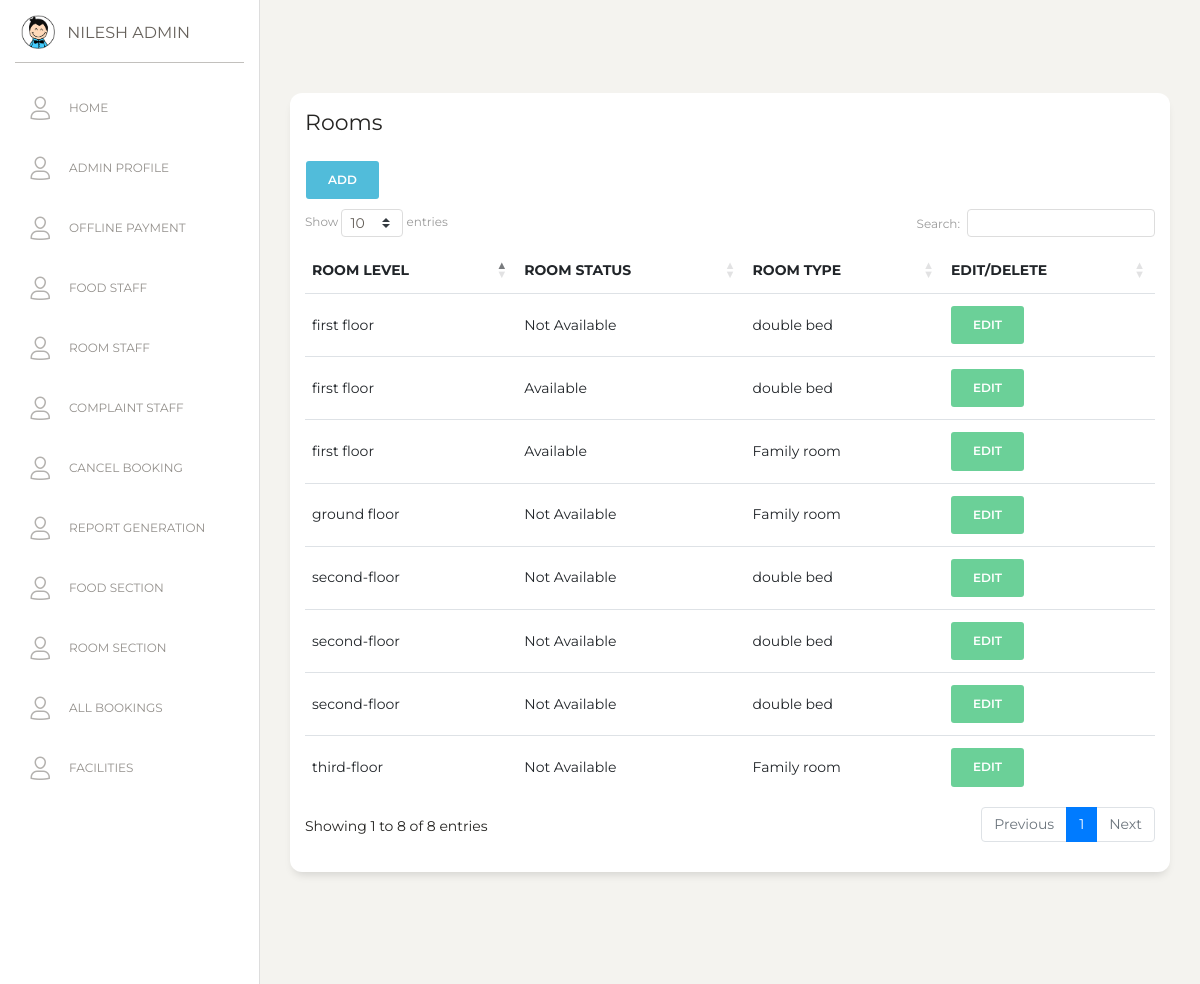
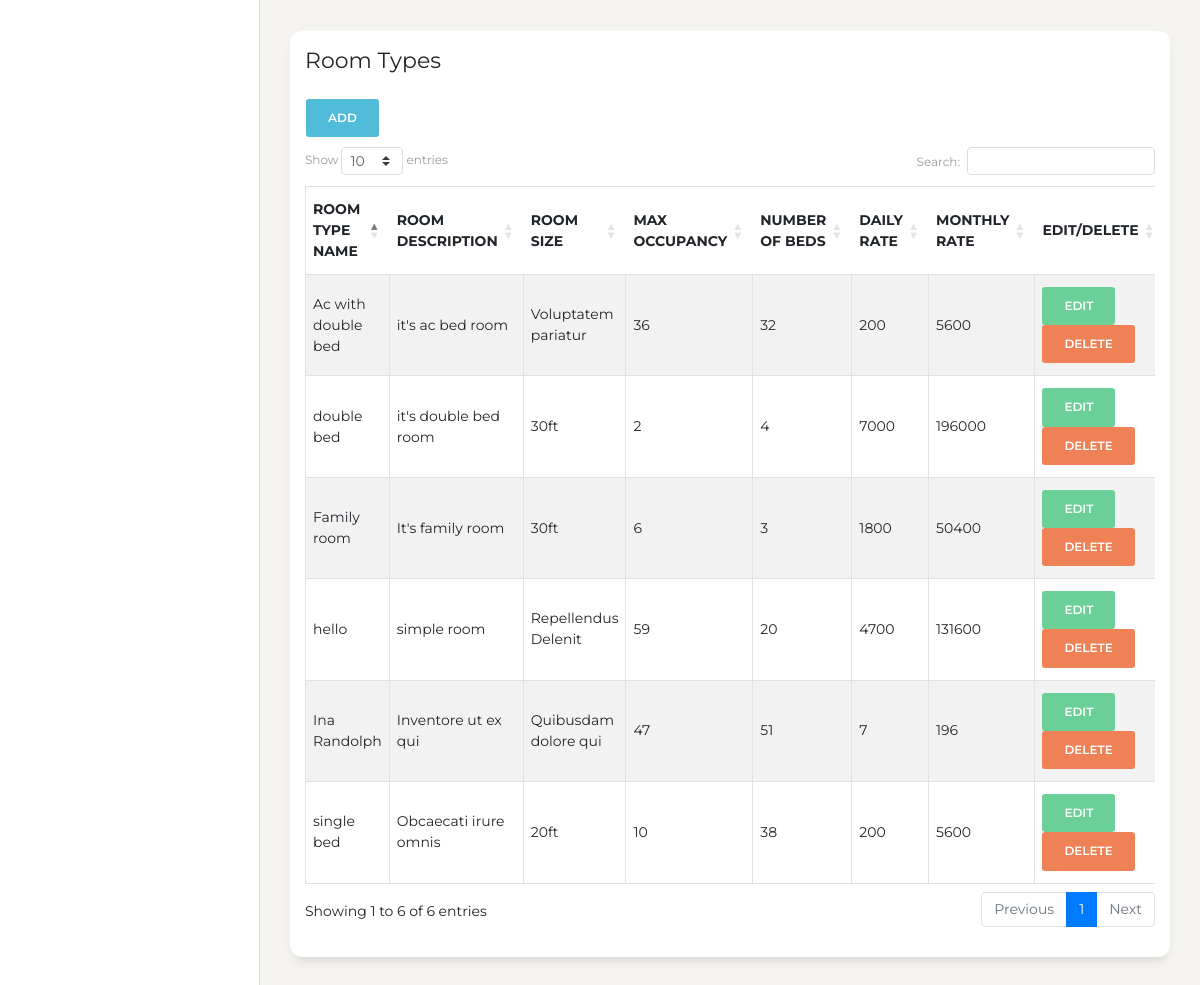
The page /staff/roomsection.php (signed in) on the database its author committed (2 pictures, top to bottom).
### tables this page shows
CREATE TABLE `staffs` (
  `s_id` bigint unsigned NOT NULL AUTO_INCREMENT,
  `s_f_name` varchar(255) DEFAULT NULL,
  `s_l_name` varchar(255) DEFAULT NULL,
  `s_e_mail` varchar(255) NOT NULL,
  `s_status` char(1) NOT NULL,
  `s_type_id` bigint unsigned NOT NULL,
  `s_password` varchar(255) NOT NULL,
  `s_created_at` timestamp NULL DEFAULT NULL,
  PRIMARY KEY (`s_id`),
  UNIQUE KEY `users_email_unique` (`s_e_mail`),
  KEY `s_type_id` (`s_type_id`),
  CONSTRAINT `staffs_ibfk_1` FOREIGN KEY (`s_type_id`) REFERENCES `staff_type` (`s_type_id`)
);

CREATE TABLE `rooms` (
  `ROOM_ID` int NOT NULL AUTO_INCREMENT,
  `ROOM_LEVEL` varchar(255) NOT NULL,
  `ROOM_STATUS` varchar(255) NOT NULL,
  `ROOM_TYPE_ID` int NOT NULL,
  PRIMARY KEY (`ROOM_ID`)
);

CREATE TABLE `room_type` (
  `room_type_id` int NOT NULL AUTO_INCREMENT,
  `room_size` varchar(255) NOT NULL,
  `no_of_beds` int NOT NULL,
  `max_occupancy` int NOT NULL,
  `daily_rate` bigint NOT NULL,
  `room_desc` varchar(255) NOT NULL,
  `r_type_name` varchar(255) NOT NULL,
  `monthly_rate` bigint NOT NULL,
  PRIMARY KEY (`room_type_id`),
  UNIQUE KEY `Room Type Name` (`r_type_name`)
);

### staff/roomsection.php (the view, shortened to what this page needs)
<?php
include '../connection.php';
?>
<!DOCTYPE html>
<html lang="en">
<head>
    <link href="https://maxcdn.bootstrapcdn.com/font-awesome/latest/css/font-awesome.min.css" rel="stylesheet">
    <link href="../assets/css/bootstrap.min.css" rel="stylesheet" />
    <link href="../assets/css/paper-dashboard.css?v=2.0.1" rel="stylesheet" />
    <link href="../assets/demo/demo.css" rel="stylesheet" />
    <link rel="stylesheet" href="https://cdn.datatables.net/1.10.23/css/dataTables.bootstrap4.min.css">
</head>
<body>
    <div class="wrapper ">
        <?php include_once '../partials/sidebar.php' ?>
        <div class="main-panel">
            <div class="content">
                <div class="row">
                    <div class="col-lg-12">
                        <div class="card">
                            <div class="card-body">
                                <h5 class="card-title">Rooms</h5>
                                <button type="button" class="btn btn-info room_add">Add</button>
                                <div class="table-responsive">
                                    <table class="table table-centered table-nowrap table-hover mb-0" id="futureStaff">
                                        <thead>
                                            <tr>
                                                <th>Room Level</th>
                                                <th>Room Status</th>
                                                <th>Room Type</th>
                                                <th>Edit/Delete</th>
                                            </tr>
                                        </thead>
                                        <tbody>
                                            <?php $sql = "SELECT * FROM rooms r inner join room_type rt on r.room_type_id=rt.room_type_id;";
                                            $result = mysqli_query($conn, $sql);
                                            while ($data = mysqli_fetch_assoc($result)) { ?>
                                                <tr>
                                                   <td><?php echo $data['ROOM_LEVEL'] ?></td>
                                                   <td><?php echo $data['ROOM_STATUS'] ?></td>
                                                   <td room_type="<?php echo $data['room_type_id'] ?>"><?php echo $data['r_type_name'] ?></td>
                                                    <td>
                                                        <form action="" method="post">
                                                            <input type="submit" class="btn btn-success room_edit" value="Edit">
                                                        </form>
                                                    </td>
                                                </tr>
                                            <?php } ?>
                                        </tbody>
                                    </table>
                                </div>
                            </div>
                        </div>
                    </div>
                </div>
            </div>
            <div class="content">
                <div class="row">
                    <div class="col-lg-12">
                        <div class="card">
                            <div class="card-body">
                                <h5 class="card-title">Room Types</h5>
                                <button type="button" class="btn btn-info room_type_add">Add</button>
                                <div class="table-responsive">
                                    <table id="currentStaff" class="table table-striped table-bordered" style="width:100%">
                                        <thead>
                                            <tr>
                                                <th>Room Type Name</th>
                                                <th>Room Description</th>
                                                <th>Room Size</th>
                                                <th>Max Occupancy</th>
                                                <th>Number Of Beds</th>
                                                <th>Daily Rate</th>
                                                <th>Monthly Rate</th>
                                                <th>Edit/Delete</th>
                                            </tr>
                                        </thead>
                                        <tbody>
                                            <?php
                                            $sql = "SELECT * FROM room_type;";
                                            $result = mysqli_query($conn, $sql);
                                            while ($data = mysqli_fetch_assoc($result)) { ?>
                                                <tr>
                                                    <td><?php echo $data['r_type_name'] ?></td>
                                                    <td><?php echo $data['room_desc'] ?></td>
                                                    <td><?php echo $data['room_size'] ?></td>
                                                    <td><?php echo $data['max_occupancy'] ?></td>
                                                    <td><?php echo $data['no_of_beds'] ?></td>
                                                    <td><?php echo $data['daily_rate'] ?></td>
                                                    <td><?php echo $data['monthly_rate'] ?></td>
                                                    <td>
                                                        <form action="" method="post">
                                                            <input type="submit" class="btn btn-success room_type_edit" name="room_type" value="Edit">
                                                            <input type="submit" class="btn btn-danger" name="room_type" value="Delete">
                                                        </form>
                                                    </td>
                                                </tr>
                                            <?php } ?>
                                        </tbody>
                                    </table>
                                </div>
                            </div>
                        </div>
                    </div>
                </div>
            </div>
        </div>
    </div>
</body>
</html>

### partials/sidebar.php (shortened to what this page needs)
<div class="sidebar" data-color="white" data-active-color="danger">
    <div class="logo">
        <a href="https://www.creative-tim.com" class="simple-text logo-mini">
            <div class="logo-image-small">
                <img src="../assets/img/logo-small.png">
            </div>
        </a>
        <a href="" class="simple-text logo-normal">
            <?php $email = $_SESSION['staff'];
            $sql = "SELECT * FROM staffs inner join staff_type on staffs.s_type_id=staff_type.s_type_id where s_e_mail='$email'";
            $result = mysqli_query($conn, $sql);
            $row = mysqli_fetch_assoc($result);
            echo $row['s_f_name'] . " " . $row['s_l_name'];
            ?>
        </a>
    </div>
    <div class="sidebar-wrapper">
        <ul class="nav">
            <li class="">
                <a href="../index.php">
                    <i class="nc-icon nc-single-02"></i>
                    <p>Home</p>
                </a>
            </li>
            <li class="">
                <a href="./admin.php">
                    <i class="nc-icon nc-single-02"></i>
                    <p>Admin Profile</p>
                </a>
            </li>
             <?php if ($_SESSION['staff_type_id'] == '1') { ?>
                <li class="">
                    <a href="./offlinepayment.php">
                        <i class="nc-icon nc-single-02"></i>
                        <p>Offline Payment</p>
                    </a>
                </li>
            <?php } ?>
            <?php if ($_SESSION['staff_type_id'] == '1') { ?>
                <li class="">
                    <a href="./foodstaff.php">
                        <i class="nc-icon nc-single-02"></i>
                        <p>Food Staff</p>
                    </a>
                </li>
            <?php } ?>
            <?php if ($_SESSION['staff_type_id'] == '1') { ?>
                <li class="">
                    <a href="./roomstaff.php">
                        <i class="nc-icon nc-single-02"></i>
                        <p>Room Staff</p>
                    </a>
                </li>
            <?php } ?>
            <?php if ($_SESSION['staff_type_id'] == '1') { ?>
                <li class="">
                    <a href="./complaintstaff.php">
                        <i class="nc-icon nc-single-02"></i>
                        <p>Complaint Staff</p>
                    </a>
                </li>
            <?php } ?>
            <?php if ($_SESSION['staff_type_id'] == '1') { ?>
                <li class="">
                    <a href="./cancelbooking.php">
                        <i class="nc-icon nc-single-02"></i>
                        <p>Cancel Booking</p>
                    </a>
                </li>
            <?php } ?>
            <?php if ($_SESSION['staff_type_id'] == '1') { ?>
                <li class="">
                    <a href="./reportgeneration.php">
                        <i class="nc-icon nc-single-02"></i>
                        <p>Report Generation</p>
                    </a>
                </li>
            <?php } ?>
            <?php if ($_SESSION['staff_type_id'] == '1' || $_SESSION['staff_type_id'] == '3') { ?>
                <li class="">
                    <a href="./foodsection.php">
                        <i class="nc-icon nc-single-02"></i>
                        <p>Food Section</p>
                    </a>
                </li>
            <?php } ?>
            <?php if ($_SESSION['staff_type_id'] == '1'  || $_SESSION['staff_type_id'] == '2') { ?>
                <li class="">
                    <a href="./roomsection.php">
                        <i class="nc-icon nc-single-02"></i>
                        <p>Room Section</p>
                    </a>
                </li>
            <?php } ?>
            <?php if ($_SESSION['staff_type_id'] == '1'  || $_SESSION['staff_type_id'] == '2') { ?>
                <li class="">
                    <a href="./allbookings.php">
                        <i class="nc-icon nc-single-02"></i>
                        <p>All Bookings</p>
                    </a>
                </li>
            <?php } ?>
            <?php if ($_SESSION['staff_type_id'] == '1'  || $_SESSION['staff_type_id'] == '2') { ?>
                <li class="">
                    <a href="./facilities.php">
                        <i class="nc-icon nc-single-02"></i>
                        <p>Facilities</p>
                    </a>
                </li>
            <?php } ?>
        </ul>
    </div>
</div>

### rows shown on the page
staffs: s_f_name "NILESH", s_l_name "ADMIN"
rooms: ROOM_LEVEL "first floor", ROOM_STATUS "Not Available", ROOM_TYPE_ID.r_type_name "double bed"
rooms: ROOM_LEVEL "first floor", ROOM_STATUS "Available", ROOM_TYPE_ID.r_type_name "double bed"
rooms: ROOM_LEVEL "first floor", ROOM_STATUS "Available", ROOM_TYPE_ID.r_type_name "Family room"
rooms: ROOM_LEVEL "ground floor", ROOM_STATUS "Not Available", ROOM_TYPE_ID.r_type_name "Family room"
rooms: ROOM_LEVEL "second-floor", ROOM_STATUS "Not Available", ROOM_TYPE_ID.r_type_name "double bed"
rooms: ROOM_LEVEL "second-floor", ROOM_STATUS "Not Available", ROOM_TYPE_ID.r_type_name "double bed"
rooms: ROOM_LEVEL "second-floor", ROOM_STATUS "Not Available", ROOM_TYPE_ID.r_type_name "double bed"
rooms: ROOM_LEVEL "third-floor", ROOM_STATUS "Not Available", ROOM_TYPE_ID.r_type_name "Family room"
room_type: r_type_name "double bed", room_desc "it's double bed room", room_size "30ft", max_occupancy "2", no_of_beds "4", daily_rate "7000", monthly_rate "196000"
room_type: r_type_name "Family room", room_desc "It's family room", room_size "30ft", max_occupancy "6", no_of_beds "3", daily_rate "1800", monthly_rate "50400"
room_type: r_type_name "hello", room_desc "simple room", room_size "Repellendus Delenit", max_occupancy "59", no_of_beds "20", daily_rate "4700", monthly_rate "131600"
room_type: r_type_name "Ac with double bed", room_desc "it's ac bed room", room_size "Voluptatem pariatur", max_occupancy "36", no_of_beds "32", daily_rate "200", monthly_rate "5600"
room_type: r_type_name "single bed", room_desc "Obcaecati irure omnis", room_size "20ft", max_occupancy "10", no_of_beds "38", daily_rate "200", monthly_rate "5600"
room_type: r_type_name "Ina Randolph", room_desc "Inventore ut ex qui", room_size "Quibusdam dolore qui", max_occupancy "47", no_of_beds "51", daily_rate "7", monthly_rate "196"
